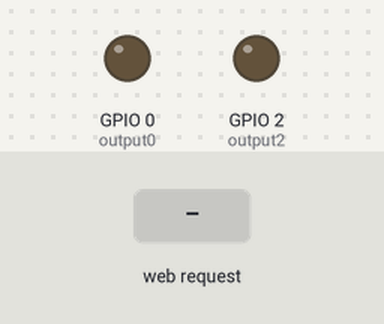
This sketch was run on a simulated ESP8266 (NodeMCU). On the bench: output pins drawn as LEDs (lit = HIGH). The test bench sets the inputs (shaded band). WiFi joins after 1.5 s; servers stay silent unless stated; what the sketch prints to the serial monitor is not drawn.

Above: at 2.7 s.
2.8 s: HTTP request GET /0/ON received
At 3.4 s:
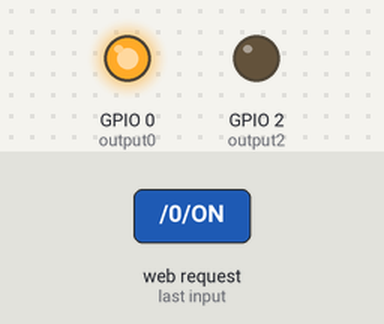
4.3 s: HTTP request GET /2/ON received
At 5.5 s:
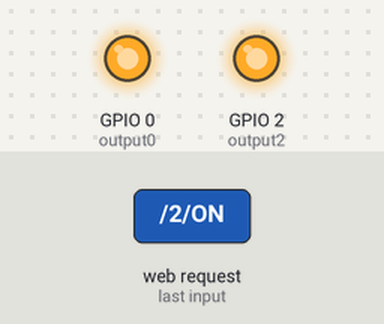
5.8 s: HTTP request GET /0/OFF received
At 6.9 s:
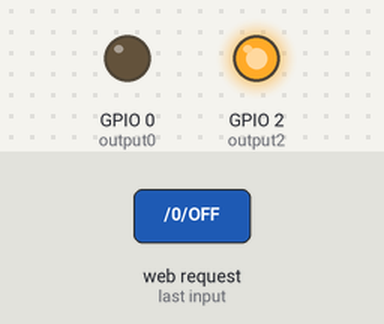
7.3 s: HTTP request GET /2/OFF received
At 8.0 s:
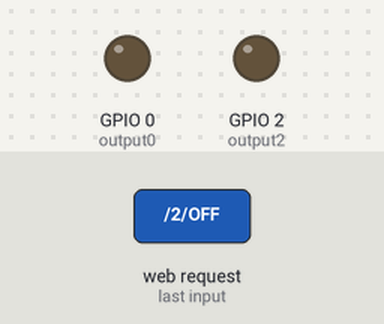
Timing chart, 0 to 9.8 s (numbered marks = the images above; inputs shaded):
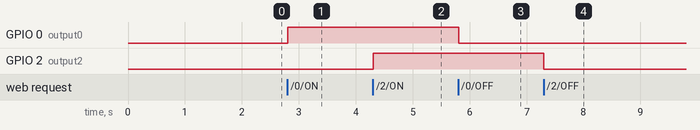

Measured:
- after the input at 2.8 s, GPIO 0 (output0): LOW → HIGH at once
- after the input at 4.3 s, GPIO 2 (output2): LOW → HIGH at once
- after the input at 5.8 s, GPIO 0 (output0): HIGH → LOW at once
- after the input at 7.3 s, GPIO 2 (output2): HIGH → LOW at once

The sketch:

sketch_jan20a.ino
```cpp
/*!
 *  @brief  Code from Rui Santos. Complete project details at http://randomnerdtutorials.com
 */

// Include Wi-Fi library
#include <ESP8266WiFi.h>

// Replace with your network credentials
const char* ssid = "AndroidAPA7EF";
const char* password = "lygw0291";

// Set web server port number to 80
WiFiServer server(80);

// Variable to store the HTTP request
String header;

// Auxiliar variables to store the current output state
String output0State = "OFF";
String output2State = "OFF";

// Assign output variables to GPIO pins
const int output0 = 0;
const int output2 = 2;

// Current time
unsigned long currentTime = millis();
// Previous time
unsigned long previousTime = 0;
// Define timeout time in milliseconds (example: 2000ms = 2s)
const long timeoutTime = 2000;

void setup()
{
    Serial.begin(115200);

    // Set pin mode
    pinMode(output0, OUTPUT);
    pinMode(output2, OUTPUT);

    // Set output pins to LOW
    digitalWrite(output0, LOW);
    digitalWrite(output2, LOW);

    // Connect to Wi-Fi network with SSID and password
    Serial.print("Connecting to ");
    Serial.println(ssid);
    WiFi.begin(ssid, password);

    while (WiFi.status() != WL_CONNECTED)
    {
        delay(500);
        Serial.print(".");
    }

    // Print local IP address
    Serial.println("");
    Serial.println("WiFi connected.");
    Serial.println("IP address: ");
    Serial.println(WiFi.localIP());

    // Start web server
    server.begin();
}

void loop()
{
    // Listen for incoming clients
    WiFiClient client = server.available();

    if (client)
    {
        // If a new client connects, print a message out in the serial port
        Serial.println("New Client.");

        // Make a String to hold incoming data from the client
        String currentLine = "";

        // Take note of time
        currentTime = millis();
        previousTime = currentTime;

        // Loop while the client's connected
        while (client.connected() && currentTime - previousTime <= timeoutTime)
        {
            currentTime = millis();

            // If there's bytes to read from the client, read a byte the print it out the serial monitor
            if (client.available())
            {
                char c = client.read();
                Serial.write(c);
                header += c;

                // If the byte is a newline character
                if (c == '\n')
                {
                    // If the current line is blank, you got two newline characters in a row.
                    // that's the end of the client HTTP request, so send a response:
                    if (currentLine.length() == 0)
                    {
                        // HTTP headers always start with a response code (e.g. HTTP/1.1 200 OK)
                        // and a content-type so the client knows what's coming, then a blank line:
                        client.println("HTTP/1.1 200 OK");
                        client.println("Content-type:text/html");
                        client.println("Connection: close");
                        client.println();

                        // Turns the GPIOs ON and OFF
                        if (header.indexOf("GET /0/ON") >= 0)
                        {
                            Serial.println("GPIO 0 ON");
                            output0State = "ON";
                            digitalWrite(output0, HIGH);
                        }
                        else if (header.indexOf("GET /0/OFF") >= 0)
                        {
                            Serial.println("GPIO 0 OFF");
                            output0State = "OFF";
                            digitalWrite(output0, LOW);
                        }
                        else if (header.indexOf("GET /2/ON") >= 0)
                        {
                            Serial.println("GPIO 2 ON");
                            output2State = "ON";
                            digitalWrite(output2, HIGH);
                        }
                        else if (header.indexOf("GET /2/OFF") >= 0)
                        {
                            Serial.println("GPIO 2 OFF");
                            output2State = "OFF";
                            digitalWrite(output2, LOW);
                        }

                        // Display the HTML web page
                        client.println("<!DOCTYPE html><html>");
                        client.println("<head><meta name=\"viewport\" content=\"width=device-width, initial-scale=1\">");
                        client.println("<link rel=\"icon\" href=\"data:,\">");

                        // CSS to style the ON/OFF buttons
                        // Feel free to change the background-color and font-size attributes to fit your preferences
                        client.println("<style>html { font-family: Helvetica; display: inline-block; margin: 0px auto; text-align: center;}");
                        client.println(".button { background-color: #77878A; border: none; color: white; padding: 16px 40px;");
                        client.println("text-decoration: none; font-size: 30px; margin: 2px; cursor: pointer;}");
                        client.println(".button2 {background-color: #195B6A;}</style></head>");

                        // Web Page Heading
                        client.println("<body><h1>ESP8266 Wifi-Controlled Switches</h1>");

                        // Display current state, and ON/OFF buttons for GPIO 5
                        client.println("<p>Switch 1 is <b>" + output0State + "</b></p>");

                        // If the output0State is OFF, it displays the ON button
                        if (output0State=="OFF")
                        {
                            client.println("<p><a href=\"/0/ON\"><button class=\"button\">TURN ON</button></a></p>");
                        }
                        else
                        {
                            client.println("<p><a href=\"/0/OFF\"><button class=\"button button2\">TURN OFF</button></a></p>");
                        }

                        // Display current state, and ON/OFF buttons for GPIO 4
                        client.println("<p>Switch 2 is <b>" + output2State + "</b></p>");

                        // If the output2State is OFF, it displays the ON button
                        if (output2State=="OFF")
                        {
                            client.println("<p><a href=\"/2/ON\"><button class=\"button\">TURN ON</button></a></p>");
                        }
                        else
                        {
                            client.println("<p><a href=\"/2/OFF\"><button class=\"button button2\">TURN OFF</button></a></p>");
                        }

                        client.println("</body></html>");

                        // The HTTP response ends with another blank line
                        client.println();

                        // Break out of the while loop
                        break;
                    }
                    // If you got a newline, then clear currentLine
                    else
                    {
                        currentLine = "";
                    }
                }
                // If you got anything else but a carriage return character, add it to the end of the currentLine
                else if (c != '\r')
                {
                    currentLine += c;
                }
            }
        }

        // Clear the header variable
        header = "";

        // Close the connection
        client.stop();
        Serial.println("Client disconnected.");
        Serial.println("");
    }
}
```
